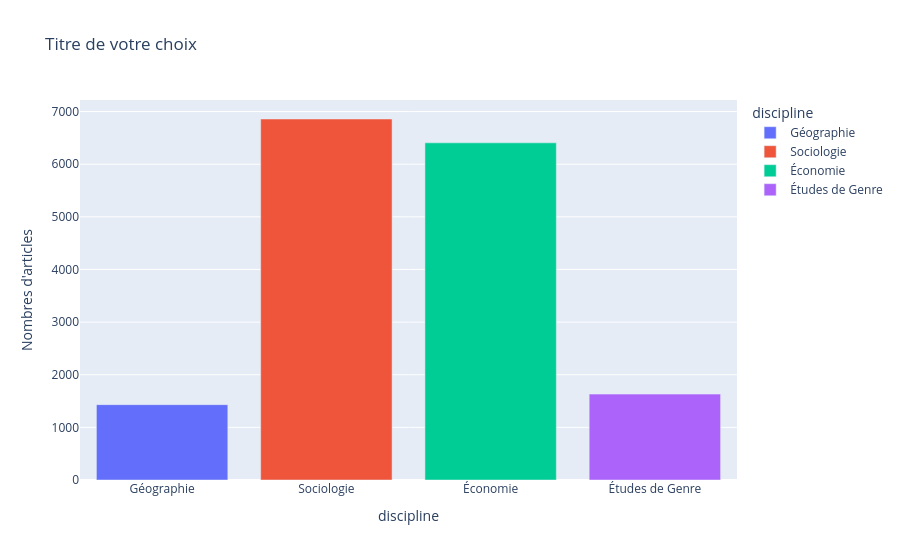

Notebook code for this chart:
### Markdown cell above
> fix coherence

### Code cell
# Créé un bar chart en utilisant la fonction .bar()
fig = px.bar(
    articles_par_maj_femmes,
    x="discipline",
    y="size",
    title="Titre de votre choix",
    labels={"size": "Nombres d'articles"},

    # Notez que l'argument "color" prend une chaine de caractères se referant à 
    # la colonne "maj_feminine" du jeu de donnée
    color="discipline"
)

fig.show()

### Figure 1 — Plotly figure (JSON) as saved in the notebook; plotly's stock layout.template omitted (floating-point values rounded to 4 significant figures)
{"data": [{"alignmentgroup": "True", "hovertemplate": "discipline=%{x}<br>Nombres d'articles=%{y}<extra></extra>", "legendgroup": "Géographie", "marker": {"color": "#636efa", "pattern": {"shape": ""}}, "name": "Géographie", "offsetgroup": "Géographie", "orientation": "v", "showlegend": true, "textposition": "auto", "type": "bar", "x": ["Géographie"], "xaxis": "x", "y": [1432], "yaxis": "y"}, {"alignmentgroup": "True", "hovertemplate": "discipline=%{x}<br>Nombres d'articles=%{y}<extra></extra>", "legendgroup": "Sociologie", "marker": {"color": "#EF553B", "pattern": {"shape": ""}}, "name": "Sociologie", "offsetgroup": "Sociologie", "orientation": "v", "showlegend": true, "textposition": "auto", "type": "bar", "x": ["Sociologie"], "xaxis": "x", "y": [6859], "yaxis": "y"}, {"alignmentgroup": "True", "hovertemplate": "discipline=%{x}<br>Nombres d'articles=%{y}<extra></extra>", "legendgroup": "Économie", "marker": {"color": "#00cc96", "pattern": {"shape": ""}}, "name": "Économie", "offsetgroup": "Économie", "orientation": "v", "showlegend": true, "textposition": "auto", "type": "bar", "x": ["Économie"], "xaxis": "x", "y": [6406], "yaxis": "y"}, {"alignmentgroup": "True", "hovertemplate": "discipline=%{x}<br>Nombres d'articles=%{y}<extra></extra>", "legendgroup": "Études de Genre", "marker": {"color": "#ab63fa", "pattern": {"shape": ""}}, "name": "Études de Genre", "offsetgroup": "Études de Genre", "orientation": "v", "showlegend": true, "textposition": "auto", "type": "bar", "x": ["Études de Genre"], "xaxis": "x", "y": [1632], "yaxis": "y"}], "layout": {"barmode": "relative", "legend": {"title": {"text": "discipline"}, "tracegroupgap": 0}, "title": {"text": "Titre de votre choix"}, "xaxis": {"anchor": "y", "categoryarray": ["Géographie", "Sociologie", "Économie", "Études de Genre"], "categoryorder": "array", "domain": [0, 1], "title": {"text": "discipline"}}, "yaxis": {"anchor": "x", "domain": [0, 1], "title": {"text": "Nombres d'articles"}}}}
